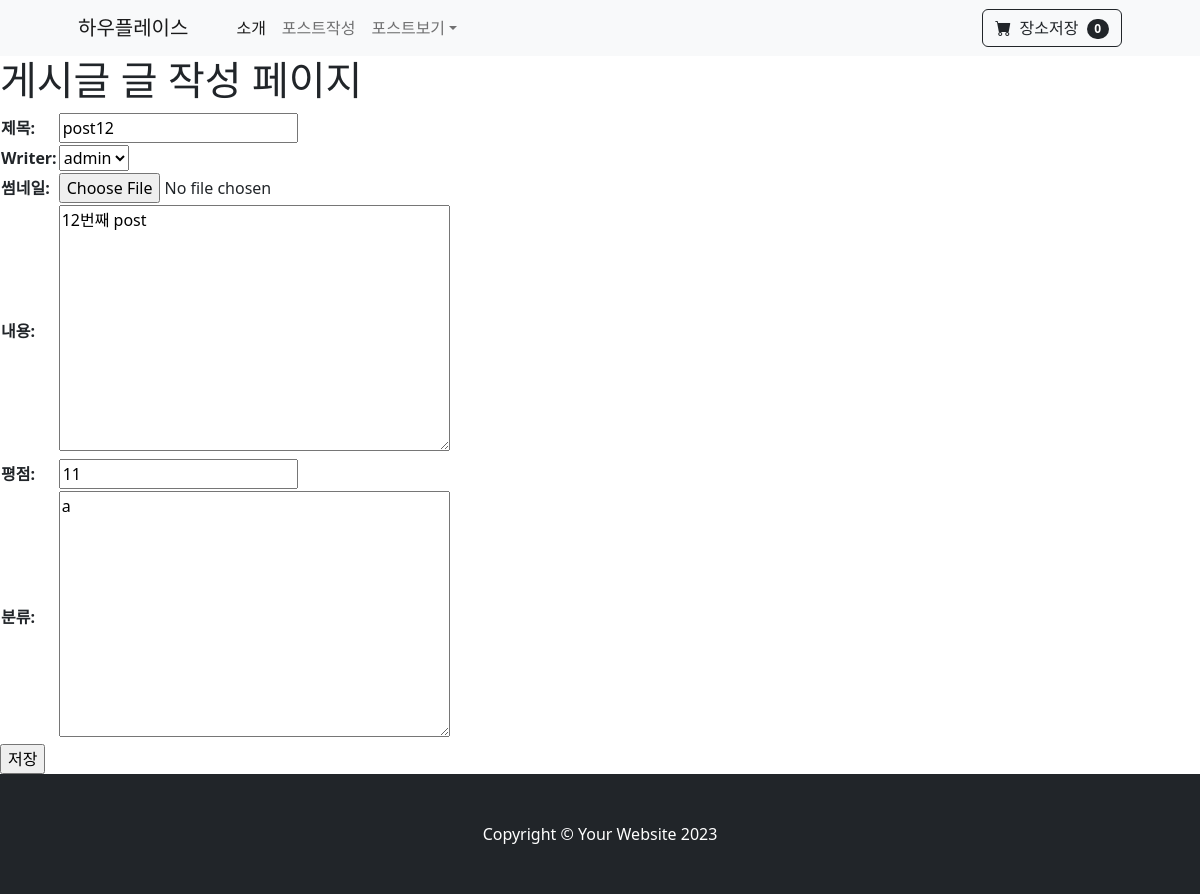
The page /posts/updadte/14/ (signed in) on the database as committed earlier.
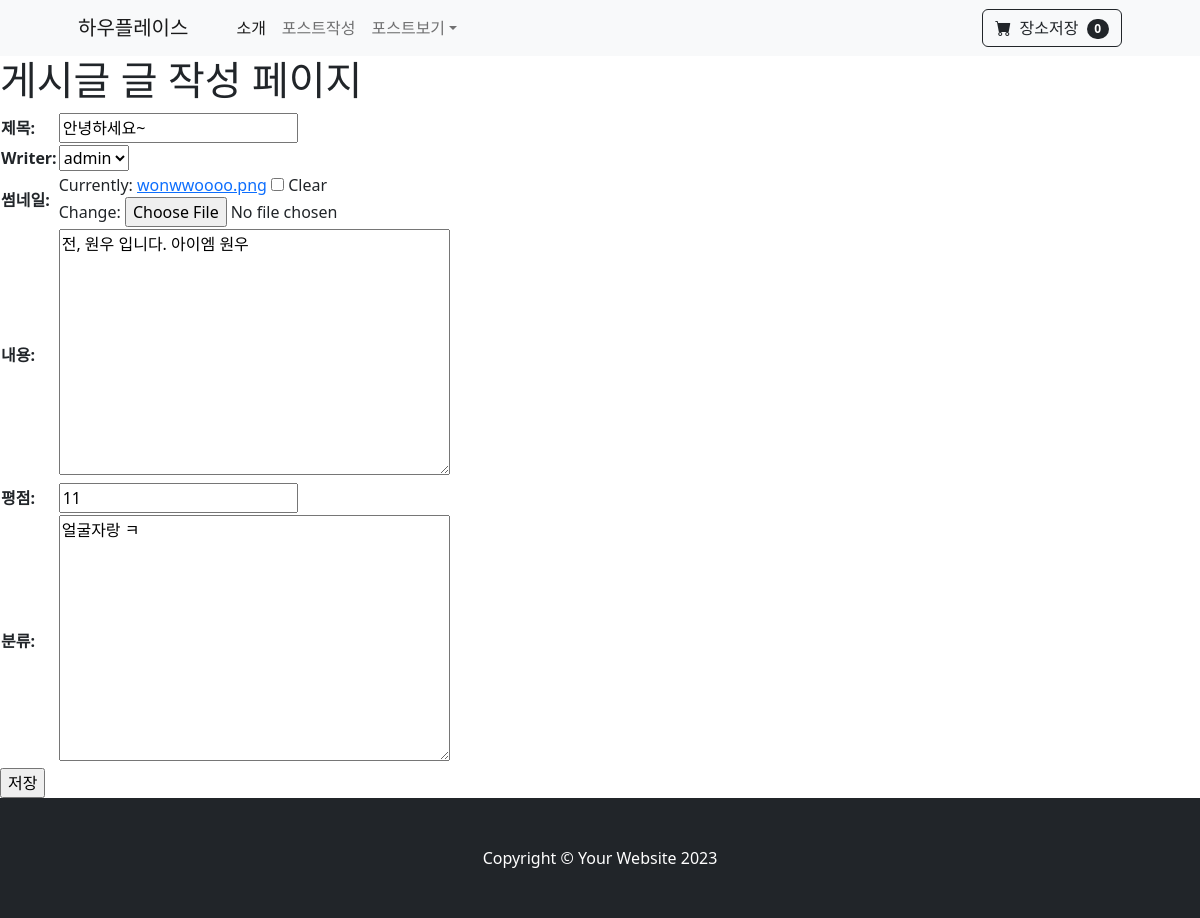
The same page on the database as committed later.
### posts/models.py (models this page shows)
class Post(models.Model) :
    title = models.CharField(verbose_name='제목', max_length=50)
    writer = models.ForeignKey(to=User, on_delete=models.CASCADE, null=True, blank=True)
    image = models.ImageField(verbose_name='썸네일', null=True, blank=True)
    content = models.TextField(verbose_name='내용')
    create_at = models.DateTimeField(verbose_name='작성일', auto_now_add=True)
    like_count = models.IntegerField(verbose_name='평점')
    category = models.TextField(verbose_name='분류', null=True)

### posts/views.py (the view)
# urls.py: path('updadte/<int:id>/', views.post_update, name='post_update'),
@login_required
def post_update(request, id):
    post = Post.objects.get(id=id) #요청한 id에 맞는 post객체 불러옴
    if request.user != post.writer :
        raise Http404('잘못된 접근입니다.\n수정 권한이 없습니다.')
    post = get_object_or_404(Post, pk=id)
    if request.method == 'POST':
        form = PostModelForm(request.POST, instance=post)
        if form.is_valid():
            form.save()
            return redirect('post_list')
    else:
        form = PostModelForm(instance=post)
        return render(request, 'post_create.html', {'form':form, 'id':id})

### posts/forms.py
class PostModelForm(forms.ModelForm) :
    class Meta:
            model = Post
            fields = '__all__'

### posts/templates/post_create.html (shortened to what this page needs)
{% extends 'base.html' %}
{% block content %}
<h1>게시글 글 작성 페이지</h1>
<form action="" method="POST">
    <table>
        {{ form.as_table }}
    </table>
    <input type="submit" value="저장">
</form>
{% endblock %}

Rows that differ between the two databases and show on the page:
changed Post "admin": title "post12" → "안녕하세요~"; content "12번째 post" → "전, 원우 입니다. 아이엠 원우"; category "a" → "얼굴자랑 ㅋ"
Other text that changed with them:
form field as_table: (not shown) → "☐"
text no longer shown: "제목: Writer: 썸네일: 내용: 평점: 분류:"
text now shown: "제목: Writer: 썸네일: Currently: wonwwoooo.png Clear Change: 내용: 평점: 분류:"
